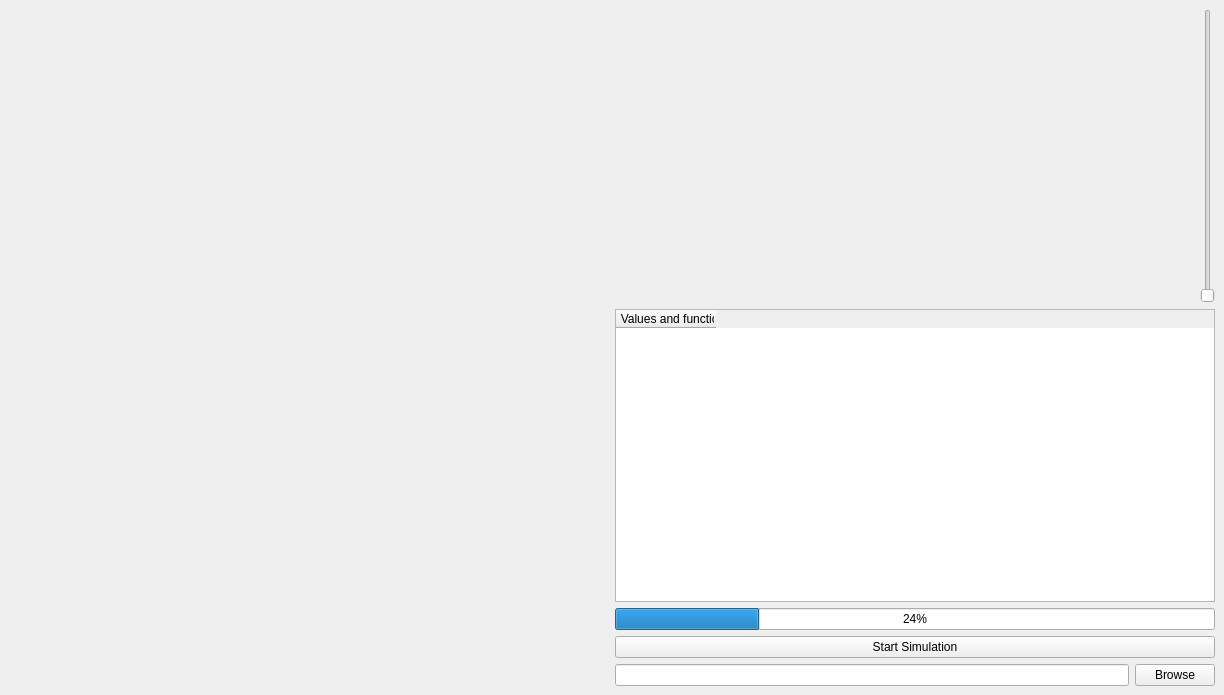
<?xml version="1.0" encoding="UTF-8"?>
<ui version="4.0">
 <class>LiveDataHeatSimulation</class>
 <widget class="QMainWindow" name="LiveDataHeatSimulation">
  <property name="geometry">
   <rect>
    <x>0</x>
    <y>0</y>
    <width>1224</width>
    <height>695</height>
   </rect>
  </property>
  <property name="windowTitle">
   <string>LiveDataSimulation</string>
  </property>
  <widget class="QWidget" name="centralwidget">
   <layout class="QVBoxLayout" name="verticalLayout_2">
    <item>
     <layout class="QHBoxLayout" name="horizontalLayout">
      <item>
       <widget class="QVTKWidget" name="qt_viewer_3DVolume"/>
      </item>
      <item>
       <layout class="QVBoxLayout" name="verticalLayout">
        <item>
         <layout class="QHBoxLayout" name="horizontalLayout_2">
          <item>
           <widget class="QVTKWidget" name="qt_viewer_heatMap"/>
          </item>
          <item>
           <widget class="QVTKWidget" name="qt_viewer_slicer"/>
          </item>
          <item>
           <widget class="QSlider" name="verticalSlider">
            <property name="orientation">
             <enum>Qt::Vertical</enum>
            </property>
           </widget>
          </item>
         </layout>
        </item>
        <item>
         <widget class="QTableWidget" name="tableWidget">
          <property name="sizePolicy">
           <sizepolicy hsizetype="Minimum" vsizetype="Expanding">
            <horstretch>0</horstretch>
            <verstretch>0</verstretch>
           </sizepolicy>
          </property>
          <column>
           <property name="text">
            <string>      Values and functions</string>
           </property>
          </column>
         </widget>
        </item>
        <item>
         <layout class="QGridLayout" name="gridLayout">
          <item row="3" column="0">
           <widget class="QPushButton" name="qt_button_StartSimulation">
            <property name="text">
             <string>Start Simulation</string>
            </property>
           </widget>
          </item>
          <item row="2" column="0">
           <widget class="QProgressBar" name="progressBar">
            <property name="sizePolicy">
             <sizepolicy hsizetype="Minimum" vsizetype="Fixed">
              <horstretch>0</horstretch>
              <verstretch>0</verstretch>
             </sizepolicy>
            </property>
            <property name="value">
             <number>24</number>
            </property>
           </widget>
          </item>
         </layout>
        </item>
        <item>
         <layout class="QHBoxLayout" name="horizontalLayout_3">
          <property name="sizeConstraint">
           <enum>QLayout::SetDefaultConstraint</enum>
          </property>
          <item>
           <widget class="QLineEdit" name="qt_lineEdit_filename">
            <property name="sizePolicy">
             <sizepolicy hsizetype="Minimum" vsizetype="Fixed">
              <horstretch>0</horstretch>
              <verstretch>0</verstretch>
             </sizepolicy>
            </property>
           </widget>
          </item>
          <item>
           <widget class="QPushButton" name="qt_pushButton_browse">
            <property name="sizePolicy">
             <sizepolicy hsizetype="Maximum" vsizetype="Fixed">
              <horstretch>0</horstretch>
              <verstretch>0</verstretch>
             </sizepolicy>
            </property>
            <property name="text">
             <string>Browse</string>
            </property>
           </widget>
          </item>
         </layout>
        </item>
       </layout>
      </item>
     </layout>
    </item>
   </layout>
  </widget>
 </widget>
 <customwidgets>
  <customwidget>
   <class>QVTKWidget</class>
   <extends>QWidget</extends>
   <header>QVTKWidget.h</header>
  </customwidget>
 </customwidgets>
 <resources/>
 <connections/>
</ui>
